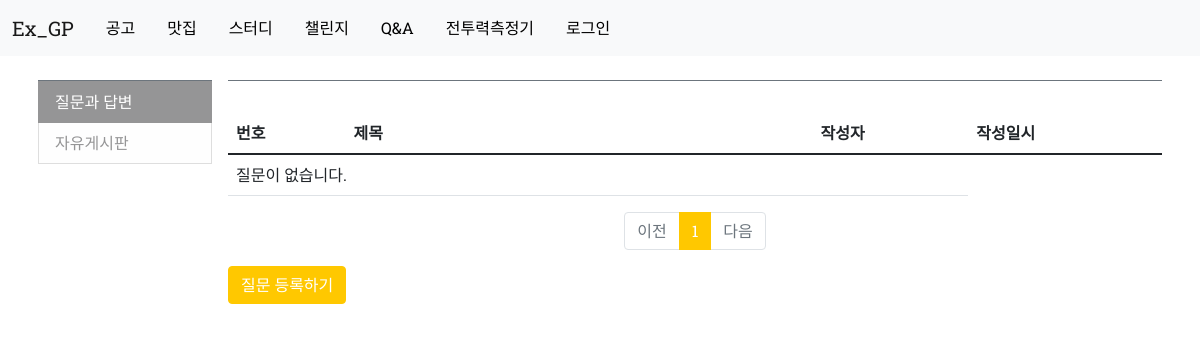
The app's page /qnaboard/, older data.
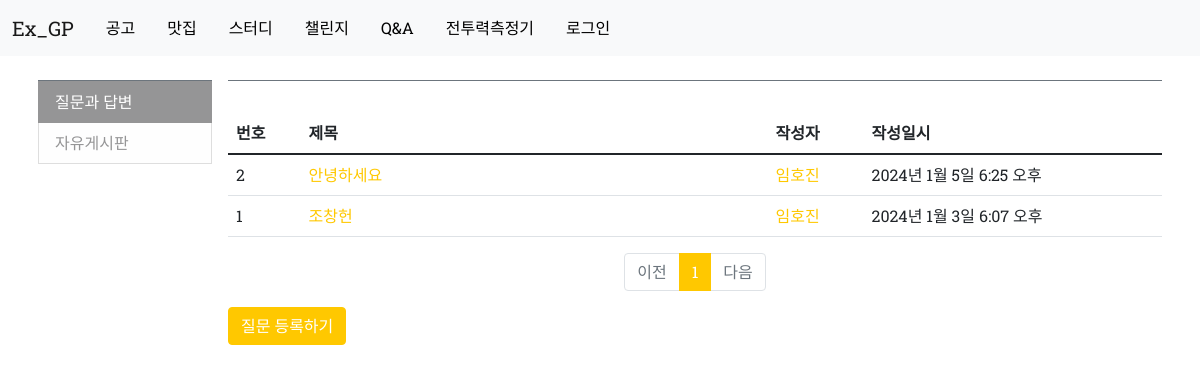
The same page, newer data.
### qnaboard/models.py (models this page shows, shortened)
class Question(models.Model):
    author = models.ForeignKey(
        user_models.User, related_name="question", on_delete=models.CASCADE)
    subject = models.CharField(max_length=200)
    content = models.TextField()
    create_date = models.DateTimeField()
    modify_date = models.DateTimeField(null=True, blank=True)

### users/models.py (models this page shows, shortened)
class User(AbstractUser):
    COURSE_BIGDATA = "빅데이터 프로젝트과정"
    COURSE_AI = "AI 프로젝트과정"
    COURSE_CLOUD = "클라우드 프로젝트과정"
    COURSE_IOT = "IOT 프로젝트과정"
    COURSE_CHOICES = (
        (COURSE_BIGDATA, "빅데이터 프로젝트과정"),
        (COURSE_AI, "AI 프로젝트과정"),
        (COURSE_CLOUD, "클라우드 프로젝트과정"),
        (COURSE_IOT, "IOT 프로젝트과정")
    )
    birthdate = models.DateField(null=True, blank=True)
    avatar = models.ImageField(upload_to="avatars", blank=True)
    takencourse = models.CharField(
        choices=COURSE_CHOICES, max_length=20, null=True, blank=True)
    hp = models.CharField(max_length=11, null=True, blank=True)
    score = models.IntegerField(default=0)

### qnaboard/views.py (the view)
# urls.py: path('', views.qnaindex, name='index'),
def qnaindex(request):
    page = request.GET.get('page', '1')
    question_list = Question.objects.order_by('-create_date')
    paginator = Paginator(question_list, 10)
    page_obj = paginator.get_page(page)
    context = {'question_list': page_obj}
    return render(request, 'qnaboard/question_list.html', context)

### qnaboard/templatetags/qnaboard_filter.py (called while the page is built)
@register.filter
def sub(value, arg):
    return value - arg

### templates/qnaboard/question_list.html (shortened to what this page needs)
{% extends 'base.html' %}
{% load qnaboard_filter %}
{% block content %}
<div class="container my-3">
    <div class="row">
        <div class="col-sm-12 col-md-3 col-lg-2 p-2">
<nav id="sidebar" class="border-top border-secondary">
    <div class="list-group">
                <a class="rounded-0 list-group-item list-group-item-action list-group-item-light active"
                   href="{{ cat.get_absolute_url }}">질문과 답변</a>
                <a class="rounded-0 list-group-item list-group-item-action list-group-item-light"
                   href="{{ cat.get_absolute_url }}">자유게시판</a>
    </div>
</nav>
        </div>
        <div class="col-sm-12 col-md-9 col-lg-10 p-2">
<div id="content" class="border-top border-secondary">
    <div class="content_block">
        <div class="row justify-content-between my-3">
<div class="container my-3">
    <table class="table">
        <thead>
        <tr class="thead-dark">
            <th>번호</th>
            <th style = "width: 50%;">제목</th>
            <th>작성자</th>
            <th>작성일시</th>
        </tr>
        </thead>
        <tbody>
        {% if question_list %}
        {% for question in question_list %}
        <tr>
            <td>
                {{ question_list.paginator.count|sub:question_list.start_index|sub:forloop.counter0|add:1 }}
            </td>
            <td class = "text-left">
                <a href="{% url 'qnaboard:detail' question.id %}">{{ question.subject }}</a>
            </td>
            <td><a href="{% url 'users:detail' question.author.pk %}">{{ question.author.first_name }}</a></td>
            <td>{{ question.create_date }}</td>
        </tr>
        {% endfor %}
        {% else %}
        <tr>
            <td colspan="3">질문이 없습니다.</td>
        </tr>
        {% endif %}
        </tbody>
    </table>
    <ul class="pagination justify-content-center">
        {% if question_list.has_previous %}
        <li class="page-item">
            <a class="page-link" href="?page={{ question_list.previous_page_number }}">이전</a>
        </li>
        {% else %}
        <li class="page-item disabled">
            <a class="page-link" tabindex="-1" aria-disabled="true" href="#">이전</a>
        </li>
        {% endif %}
        {% for page_number in question_list.paginator.page_range %}
        {% if page_number >= question_list.number|add:-5 and page_number <= question_list.number|add:5 %}
            {% if page_number == question_list.number %}
            <li class="page-item active" aria-current="page">
                <a class="page-link" href="?page={{ page_number }}">{{ page_number }}</a>
            </li>
            {% else %}
            <li class="page-item">
                <a class="page-link" href="?page={{ page_number }}">{{ page_number }}</a>
            </li>
            {% endif %}
        {% endif %}
        {% endfor %}
        {% if question_list.has_next %}
        <li class="page-item">
            <a class="page-link" href="?page={{ question_list.next_page_number }}">다음</a>
        </li>
        {% else %}
        <li class="page-item disabled">
            <a class="page-link" tabindex="-1" aria-disabled="true" href="#">다음</a>
        </li>
        {% endif %}
    </ul>
    <a href="{% url 'qnaboard:question_create' %}" class="btn btn-primary">질문 등록하기</a>
</div>
{% endblock %}

### templates/base.html (shortened to what this page needs)
{% load static %}
<!DOCTYPE html>
<html lang="en">
    <head>
        <link rel="stylesheet" type="text/css" href="{% static 'style.css' %}">
    </head>
    <body id="page-top">
        {% include "navbar.html" %}
        {% block content %}
        {% endblock %}
    </body>
</html>

### templates/navbar.html (shortened to what this page needs)
        <nav class="navbar navbar-expand-lg navbar-light bg-light">
          <div class="container-fluid">
            <a class="navbar-brand" href="{% url 'bigday:index' %}">Ex_GP</a>
            <div class="collapse navbar-collapse" id="navbarNavDropdown">
              <ul class="nav justify-content-between">
                <li class="nav-item">
                  <a class="nav-link active" aria-current="page" href="{% url 'competition:index' %}">공고</a>
                </li>
                <li class="nav-item">
                  <a class="nav-link" href="{% url 'map:index' %}">맛집</a>
                </li>
                <li class="nav-item">
                  <a class="nav-link" href="{% url 'study:index' %}">스터디</a>
                </li>
                <li class="nav-item">
                  <a class="nav-link" href="{% url 'challenges:list' %}">챌린지</a>
                </li>
                <li class="nav-item">
                  <a class="nav-link" href="{% url 'qnaboard:index' %}">Q&A</a>
                </li>
                <li class="nav-item">
                  <a class="nav-link" href="{% url 'ranking:rank' %}">전투력측정기</a>
                </li>
                  {% if request.user.is_authenticated %}
                  <a class="nav-link" href="{% url 'users:detail' user.id %}">{{ request.user.first_name }}</a>
                  <a class="nav-link" href="{% url 'users:logout' %}">(로그아웃)</a>
                  {% else %}
                  <li class="nav-item"><a class="nav-link" href="{% url 'users:login' %}">로그인</a></li>
                  {% endif %}
                </ul>
            </div>
          </div>
        </nav>

Row changes from the older to the newer data that the page shows:
added Question: paginator.count|sub "2", subject "안녕하세요", author.first_name "임호진", create_date "2024년 1월 5일 6:25 오후"
added Question: paginator.count|sub "1", subject "조창헌", author.first_name "임호진", create_date "2024년 1월 3일 6:07 오후"
Text that changed along with them:
text no longer shown: "질문이 없습니다."
